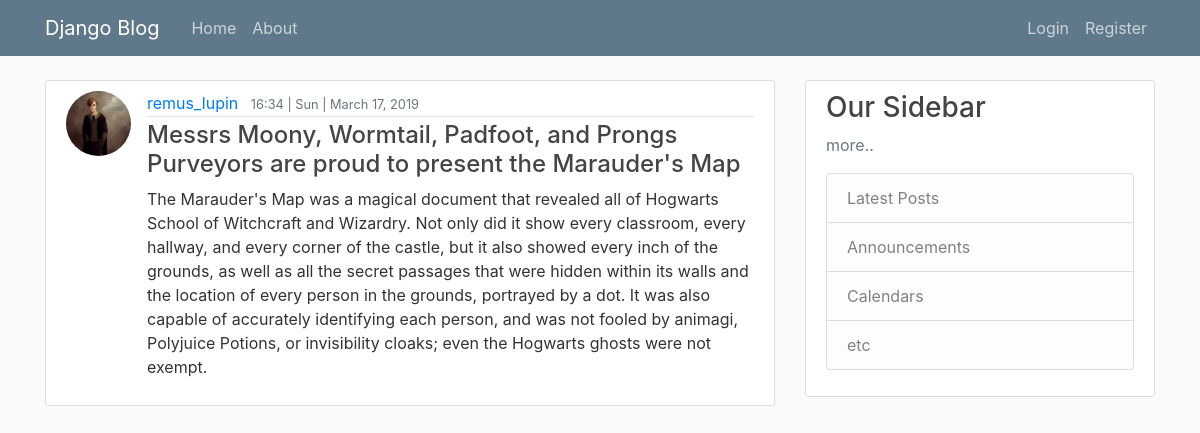
/post/16/, run on the app's committed database.
### blog/models.py (models this page shows, shortened)
class Post(models.Model):
	title = models.CharField(max_length=100)
	content = models.TextField()
	date_posted = models.DateTimeField(default=timezone.now)
	author = models.ForeignKey(User, on_delete=models.CASCADE)

### users/models.py (models this page shows, shortened)
class Profile(models.Model):
	user = models.OneToOneField(User, on_delete=models.CASCADE)
	image = models.ImageField(default='default.png', upload_to='profile_pics')

### blog/views.py (the view)
# urls.py: path('post/<int:pk>/', PostDetailView.as_view(), name='post-detail'),
class PostDetailView(DetailView):
	model = Post

### blog/templates/blog/post_detail.html (shortened to what this page needs)
{% extends "blog/base.html" %}
{% block content %}
	<article class="media content-section">
		<img class="rounded-circle article-img" src="{{ object.author.profile.image.url}}">
		<div class="media-body">
			<div class="article-metadata">
				<a class="mr-2" href="{% url 'user-posts' object.author.username %}">{{object.author }}</a>
				<small class="text-muted">{{ object.date_posted|date:"G:i | D | F d, Y" }}</small>
			</div>
			<h4 class="article-title" >{{ object.title }}</a></h4>
			<p class="article-content">{{ object.content }}</p>
		</div>
	</article>
{% endblock content %}

### blog/static/blog/main.css (style rules this page uses)
body { background: #fafafa; color: #333333; margin-top: 5rem; }
h1, h2, h3, h4, h5, h6 { color: #444444; }
.content-section { background: #ffffff; padding: 10px 20px; border: 1px solid #dddddd; border-radius: 3px; margin-bottom: 20px; }
.article-title { color: #444444; }
.article-content { white-space: pre-line; }
.article-img { height: 65px; width: 65px; margin-right: 16px; }
.article-metadata { padding-bottom: 1px; margin-bottom: 4px; border-bottom: 1px solid #e3e3e3 }

### data on the page
Post: author.profile.image (picture), author "remus_lupin", date_posted|D "16:34 | Sun | March 17, 2019", title "Messrs Moony, Wormtail, Padfoot, and Prongs Purveyors are proud to present the Marauder's Map", content "The Marauder's Map was a magical document that revealed all of Hogwarts School of Witchcraft and Wizardry. Not only did it show every classroom, every hallway, and every corner of the castle, but it also showed every inch of the grounds, as well as all the secret passages that were hidden within its walls and the location of every person in the grounds, portrayed by a dot. It was also capable of accurately identifying each person, and was not fooled by animagi, Polyjuice Potions, or invisibility cloaks; even the Hogwarts ghosts were not exempt."
